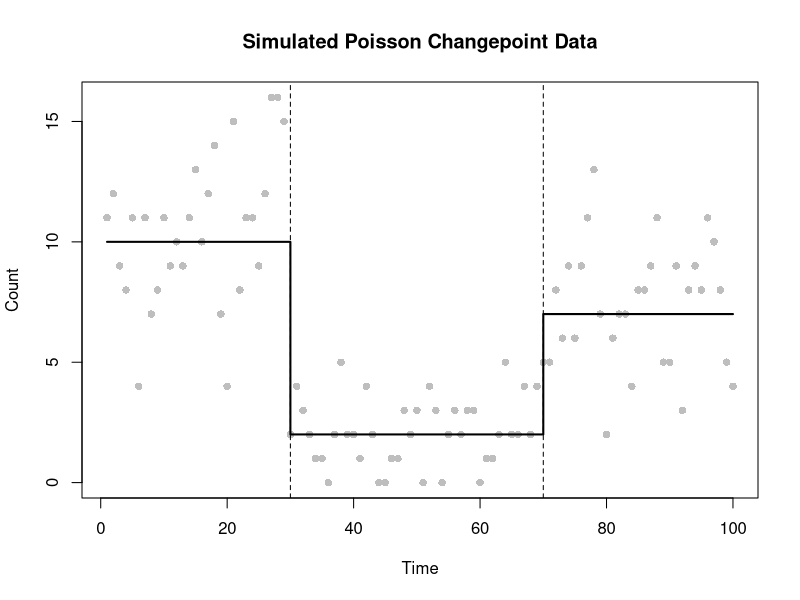
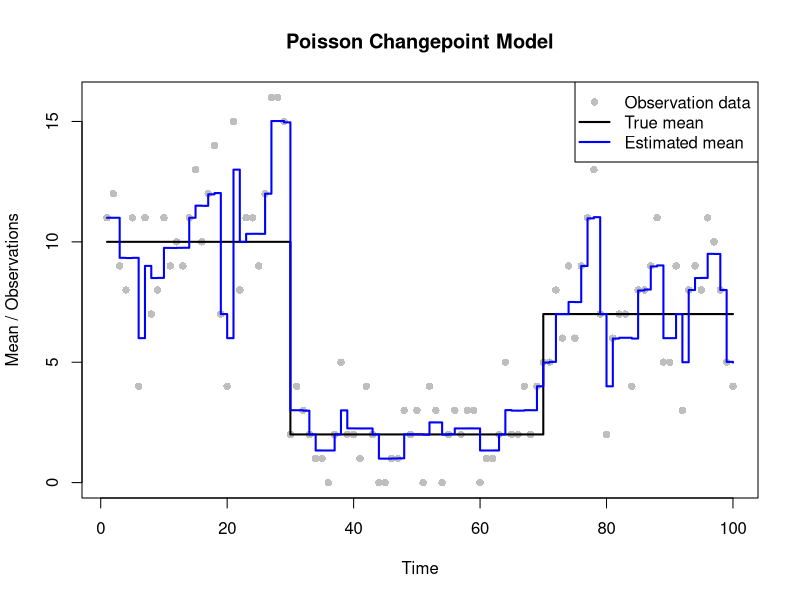
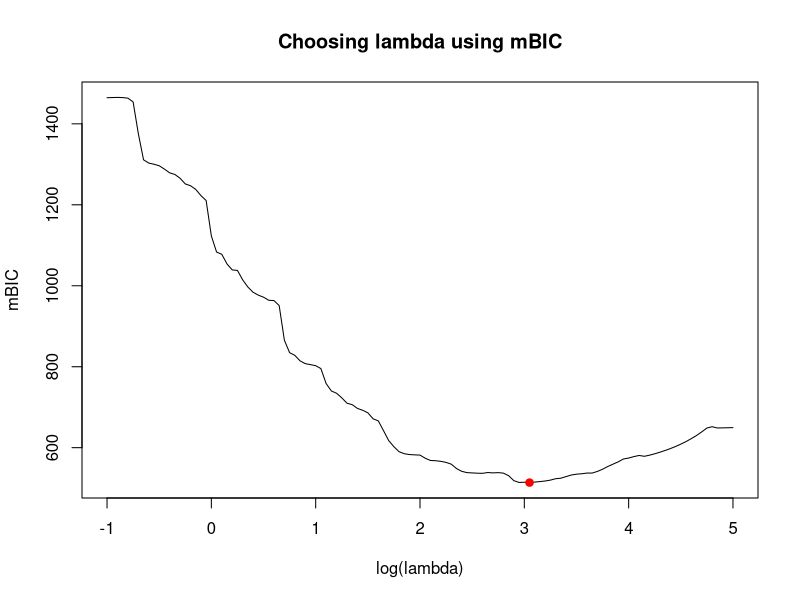
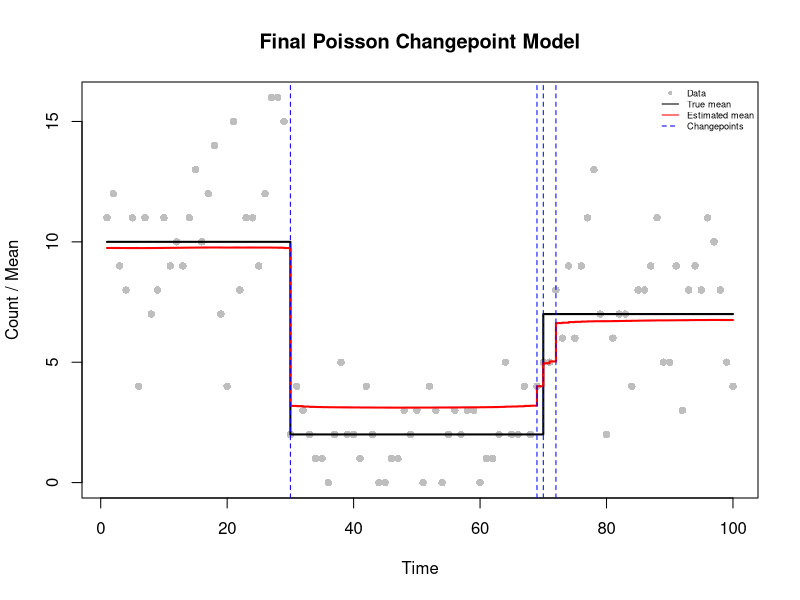
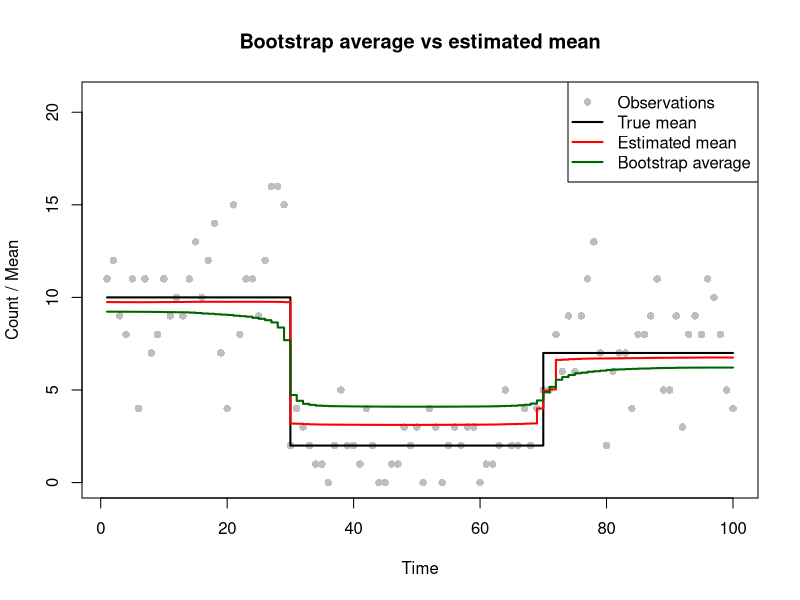
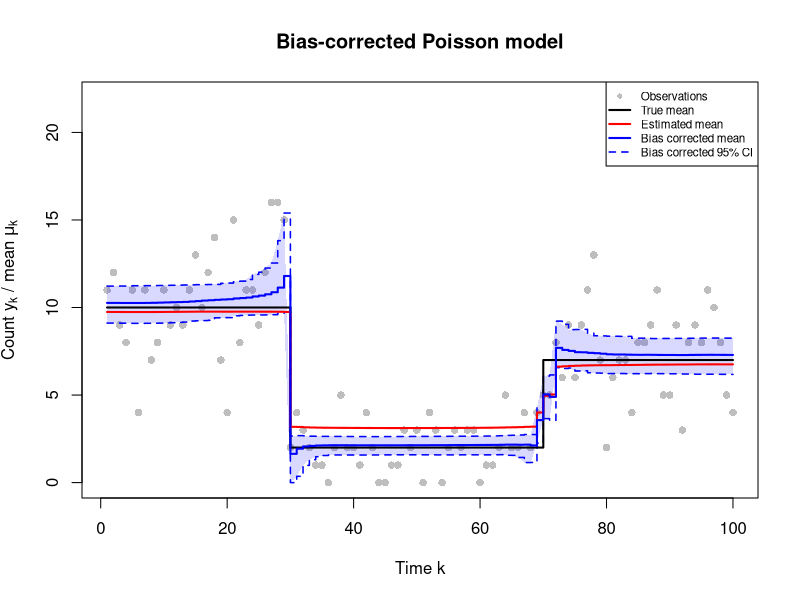

R code for these plots, in order:
# =============================================================================
# Changepoint Estimation
#
#
# GitHub repository: https://github.com/pierrickdb/Group-15-Statistical-Programming
#
# Authors:
# Pierrick de Boer: S3034691
# Fagan Ganbarli: S3015664
# Raneem Alluhaydan: S3044929
#
# Contributions:
# Fagan Ganbarli (33.33%): Task 1-3
# Raneem Alluhaydan (33.33%): Task 4-5
# Pierrick de Boer (33.33%): Task 6-7
#
# Overview:
# Estimate changepoints in Poisson data using a smoothed LASSO penalty.
# Choose lambda by minimising mBIC.
# Use parametric bootstrapping for bias correction and confidence intervals.
#
# Main functions:
# 1. poisson_lasso_objective: Calculates the penalised cost.
# 2. poisson_lasso_grad: Calculates the gradient.
# 3. poisson_lasso_hess: Calculates the Hessian.
# 4. fd_jacobian: Checks derivatives numerically.
# 5. fit_poisson_lasso: Fits the model using BFGS.
# 6. poisson_lasso_edf: Calculates effective degrees of freedom.
# =============================================================================

# Function definitions

# Task 2(a): Objective function

poisson_lasso_objective <- function(beta, y, lambda = 1, eps = 1e-6) {
  
  mu <- exp(cumsum(beta))
  
  neg_loglik <- -sum(dpois(y, lambda = mu, log = TRUE))
  
  penalty <- lambda * sum(sqrt(beta[-1]^2 + eps))
  
  return(neg_loglik + penalty)
}


# Task 2(b): Gradient function

poisson_lasso_grad <- function(beta, y, lambda = 1, eps = 1e-6) {
  
  mu <- exp(cumsum(beta))
  
  grad <- rev(cumsum(rev(mu - y)))
  
  grad[-1] <- grad[-1] +
    lambda * beta[-1] / sqrt(beta[-1]^2 + eps)
  
  return(grad)
}


# Task 2(c): Hessian function

poisson_lasso_hess <- function(beta, y, lambda = 1, eps = 1e-6) {
  
  n <- length(beta)
  mu <- exp(cumsum(beta))
  
  s <- rev(cumsum(rev(mu)))
  
  idx <- outer(1:n, 1:n, pmax)
  H <- matrix(s[idx], n, n)
  
  penalty_hess <- c(0, lambda * eps /
                      (beta[-1]^2 + eps)^(3/2))
  
  diag(H) <- diag(H) + penalty_hess
  
  return(H)
}


# Numerical differentiation
# Applied to the objective to check the gradient,
# and to the gradient to check the Hessian.

fd_jacobian <- function(fn, beta, h = 1e-5) {
  
  n <- length(beta)
  J <- matrix(0, length(fn(beta)), n)
  
  for (i in 1:n) {
    beta_plus <- beta_minus <- beta
    beta_plus[i] <- beta_plus[i] + h
    beta_minus[i] <- beta_minus[i] - h
    
    J[, i] <- (fn(beta_plus) - fn(beta_minus)) / (2 * h)
  }
  
  return(J)
}


# Fit the Poisson LASSO model

fit_poisson_lasso <- function(y, lambda = 1, beta_start = NULL) {
  
  if (is.null(beta_start)) {
    beta_start <- c(log(mean(y)), rep(0, length(y) - 1))
  }
  
  fit <- optim(
    beta_start, poisson_lasso_objective,
    gr = poisson_lasso_grad,
    y = y, lambda = lambda,
    method = "BFGS",
    control = list(maxit = 10000, reltol = 1e-9)
  )
  
  if (fit$convergence != 0) {
    warning(paste("No convergence at lambda =", lambda))
  }
  
  return(fit)
}


# Calculate effective degrees of freedom

poisson_lasso_edf <- function(beta, y, lambda) {
  
  H1 <- poisson_lasso_hess(beta, y, lambda)
  H0 <- poisson_lasso_hess(beta, y, 0)
  
  edf <- sum(diag(solve(H1, H0)))
  
  return(edf)
}



# =============================================================================
# Analysis and testing
# =============================================================================

# Task 1: Generate the data set

set.seed(12345)

n <- 100

time <- 1:n

tau_true <- c(1, 30, 70, n+1) 

m_true <- length(tau_true)-2 

theta_true <- c(10, 2, 7) 

mu_true <- numeric(n) 

for(i in seq_along(theta_true)) {
  mu_true[tau_true[i]:(tau_true[i+1]-1)] <- theta_true[i]
}

y <- rpois(n, lambda = mu_true) ## simulate data y

plot(time, y,
     pch = 16,
     col = "grey",
     xlab = "Time",
     ylab = "Count",
     main = "Simulated Poisson Changepoint Data")

lines(mu_true, 
      col="black", 
      lwd=2, 
      type ="s")

abline(v = tau_true[-c(1,length(tau_true))], 
       lty="dashed")



# Task 2: Checking the gradient and Hessian

beta_test <- c(log(mean(y)), rep(0.05, n - 1))

grad_analytical <- poisson_lasso_grad(beta_test, y)

grad_numerical <- as.vector(fd_jacobian(
  function(b) poisson_lasso_objective(b, y),
  beta_test
))

hess_analytical <- poisson_lasso_hess(beta_test, y)

hess_numerical <- fd_jacobian(
  function(b) poisson_lasso_grad(b, y),
  beta_test
)

max(abs(grad_analytical - grad_numerical))
max(abs(hess_analytical - hess_numerical))

# Gradient error = 4.230387e-07
# Hessian error = 5.817456e-07
# Both are close to zero, confirming the analytical derivatives.


# Task 3: Fit the model with lambda = 1

beta_start <- c(log(mean(y)), rep(0, n - 1))

fit <- fit_poisson_lasso(y, lambda = 1, beta_start = beta_start)


fit$convergence
fit$message

# The model converged with lambda = 1.
# The fitted mean follows the trend but also fits some noise.

beta_hat <- fit$par
mu_hat1 <- exp(cumsum(beta_hat))

# Plot
plot(time, y,
     pch = 16,
     col = "grey",
     xlab = "Time",
     ylab = "Mean / Observations",
     main = "Poisson Changepoint Model")

lines(time, mu_true,
      col = "black",
      lwd = 2,
      type = "s")

lines(time, mu_hat1, col = "blue", lwd = 2, type = "s")

legend("topright",
       legend = c("Observation data",
                  "True mean",
                  "Estimated mean"),
       col = c("grey", "black", "blue"),
       pch = c(16, NA, NA),
       lty = c(NA, 1, 1),
       lwd = c(NA, 2, 2))





# Task 4: Choosing lambda using mBIC

lsp <- seq(-1, 5, by = 0.05)
mbic <- rep(Inf, length(lsp))
edf <- rep(NA_real_, length(lsp))

b0 <- beta_start

for (i in seq_along(lsp)) {
  
  lambda <- exp(lsp[i])
  
  fit_lambda <- fit_poisson_lasso(y, lambda, b0)
  
  if (fit_lambda$convergence != 0) {
    next
  }
  
  beta_lambda <- fit_lambda$par
  
  edf[i] <- poisson_lasso_edf(beta_lambda, y, lambda)
  
  mu_lambda <- exp(cumsum(beta_lambda))
  ll <- sum(dpois(y, mu_lambda, log = TRUE))
  
  mbic[i] <- 3 * (edf[i] - 1) * log(n) - 2 * ll
  
  # Use previous estimates as starting values
  b0 <- beta_lambda
}

i_opt <- which.min(mbic)
lambda_best <- exp(lsp[i_opt])

lambda_best

# mBIC is minimised at log(lambda) = 3, giving lambda = 20.08554.

plot(lsp, mbic, type = "l",
     xlab = "log(lambda)",
     ylab = "mBIC",
     main = "Choosing lambda using mBIC")

points(lsp[i_opt], mbic[i_opt],
       col = "red", pch = 19)




# Task 5: Fit the final model

fit_best <- fit_poisson_lasso(
  y, lambda_best,
  c(log(mean(y)), rep(0, n - 1))
)

# Check convergence
fit_best$convergence

beta_best <- fit_best$par
mu_hat_best <- exp(cumsum(beta_best))

# Number of changepoints
edf_best <- poisson_lasso_edf(beta_best, y, lambda_best)
m_hat <- floor(edf_best - 1)

# Changepoint locations
if (m_hat > 0) {
  tau_hat <- sort(order(abs(beta_best[-1]),
                        decreasing = TRUE)[1:m_hat] + 1)
} else {
  tau_hat <- numeric(0)
}

# Plot
plot(time, y, pch = 16, col = "grey",
     xlab = "Time",
     ylab = "Count / Mean",
     main = "Final Poisson Changepoint Model")

lines(time, mu_true, col = "black",
      lwd = 2, type = "s")

lines(time, mu_hat_best, col = "red",
      lwd = 2, type = "s")

abline(v = tau_hat, col = "blue", lty = 2)

legend("topright", cex = 0.55,
         legend = c("Data", "True mean",
                  "Estimated mean", "Changepoints"),
       col = c("grey", "black", "red", "blue"),
       pch = c(16, NA, NA, NA),
       lty = c(NA, 1, 1, 2),
       bty = "n")

# Final results
lambda_best
m_hat
tau_hat

# EDF = 5.864, giving 4 estimated changepoints.
# Estimated locations: 30, 69, 70 and 72.
# True locations: 30 and 70.
# The change near 70 is split into several estimated changepoints.
# The penalty shrinks the estimated mean changes.


# Task 6: Parametric bootstrap

# Bootstrap variation estimates uncertainty in the fitted mean.
# Reflecting the quantiles gives bias-corrected confidence limits.

B <- 200
mu_boot <- matrix(NA, nrow = B, ncol = n)  

conv_boot <- numeric(B)

set.seed(1)

for (j in 1:B) {
  
  y_sim <- rpois(n, lambda = mu_hat_best)       
  
  # simulate from best fitted model
  
  b_start <- c(log(mean(y_sim)), rep(0, n - 1))
  
  
  fit_sim <- fit_poisson_lasso(
    y_sim, lambda_best,
    beta_start = b_start
  )
  
  conv_boot[j] <- fit_sim$convergence
  
  #sanity check if not converges
  if (fit_sim$convergence != 0) {
    warning(paste("No convergence in bootstrap sample", j))
    next
  }
  
  mu_boot[j, ] <- exp(cumsum(fit_sim$par))
}

# Number of non-converged fits 
sum(conv_boot != 0)

# Average bootstrap mean function
mu_bar <- colMeans(mu_boot, na.rm = TRUE)

# Iterpretation of the average boot strap: 
# The bootstraped average may be further from the true mean
# because the simulations start from an already biased estimate.

# Plot: data, true mean, estimate, bootstrap average

plot(time, y, pch = 16, col = "grey",
     ylim = c(0, 1.3 * max(y, mu_true, mu_hat_best, mu_bar)),
     xlab = "Time", ylab = "Count / Mean",
     main = "Bootstrap average vs estimated mean")
lines(time, mu_true, col = "black", lwd = 2, type = "s")
lines(time, mu_hat_best, col = "red", lwd = 2, type = "s")
lines(time, mu_bar, col = "darkgreen", lwd = 2, type = "s")
legend("topright",
       legend = c("Observations", "True mean", "Estimated mean",
                  "Bootstrap average"),
       col = c("grey", "black", "red", "darkgreen"),
       pch = c(16, NA, NA, NA), lty = c(NA, 1, 1, 1), lwd = c(NA, 2, 2, 2))

# Bias corrected mean function: mu_hat_best - (mu_bar - mu_hat_best)
mu_bc <- 2 * mu_hat_best - mu_bar

# 95% bootstrap quantiles at each time point
q_L <- apply(mu_boot, 2, quantile, probs = 0.025, na.rm = TRUE)
q_U <- apply(mu_boot, 2, quantile, probs = 0.975, na.rm = TRUE)

# estimate the variability of the fitted mean.
q_L_bc <- pmax(2 * mu_hat_best - q_U, 0)
q_U_bc <- 2 * mu_hat_best - q_L


# Task 7: Final plot

ylim <- c(0, 22) 

plot(time, y, pch = 16, col = "grey",
     ylim = ylim,
     xlab = "Time k", ylab = expression("Count " * y[k] * " / mean " * mu[k]),
     main = "Bias-corrected Poisson model")

polygon(c(time, rev(time)), c(q_L_bc, rev(q_U_bc)),
        col = adjustcolor("blue", alpha.f = 0.15), border = NA)

lines(time, q_L_bc, col = "blue", lty = 2, lwd = 1.5, type = "s")
lines(time, q_U_bc, col = "blue", lty = 2, lwd = 1.5, type = "s")
lines(time, mu_true, col = "black", lwd = 2, type = "s")
lines(time, mu_hat_best, col = "red", lwd = 2, type = "s")
lines(time, mu_bc, col = "blue", lwd = 2, type = "s")

legend("topright", cex = 0.7,
       legend = c("Observations", "True mean", "Estimated mean",
                  "Bias corrected mean", "Bias corrected 95% CI"),
       col = c("grey", "black", "red", "blue", "blue"),
       pch = c(16, NA, NA, NA, NA),
       lty = c(NA, 1, 1, 1, 2),
       lwd = c(NA, 2, 2, 2, 1.5),
       bg = "white")

# Interpretation of the final plot:

#   (1) Shrinkage and bias correction
#   mu_hat is pulled towards the overall mean. It is too low in the
#   high segments and too high in the low middle segment. The bias
#   correction removes most of this error.
#   Evidence: in the middle segment, mu_hat is around 3.1 and mu_bc around 2.1,
#   while the true mean is 2. In the outer segments, mu_hat is around 9.8 and
#   6.7, mu_bc around 10.5 and 7.3, while the true means are 10 and 7.

round(c(mu_hat = mean(mu_hat_best[31:68]), mu_bc = mean(mu_bc[31:68])), 1)

#   Interpretation: the penalty shrinks the segment levels towards each other.
#   The boottrap fits are shrunk again relative to mu_hat, so
#   mu_bar - mu_hat estimates this shrinkage, and subtracting it moves mu_hat
#   back towards the truth. The correction works best in the middle segment,
#   where the shrinkage is largest. In the outer segments it slightly
#   overcorrect (by around 0.3to0.5) because the bias estimates is noisy.

#   (2) Band width and overshoot at the change points
#   the 95% band is narrow within segments but widens sharply just
#   before the jumps, and mu_bc overshoots before the first jump.
#   Evidence: mu_bc rises from around 10.7 at k = 25 to around 11.8 at around k = 29.
#   The band is around 1-2 wide within segments but around 5.7 wide at around k = 29.

round(mu_bc[29], 1)

#   Interpretation: the bootstrap fits disagree on where exactly the jump is.
#   Their average mu_bar therefor has a smoothed ramp instead of a sharp
#   step, so it lies below mu_hat just before the jump. As a result,
#   mu_bc = 2*mu_hat - mu_bar is pushed above mu_hat there. The quantiles
#   at these points mix fits from before and after the jump, which makes the
#   band wide. Within a segment only the level is uncertain. At a jump the
#   location is uncertain as well.

#   (3) Pointwise coverage of the true mean
#   the band contains the true mean at 97 of 100 time points.
#   Evidence: coverage is 0.97, and the misses are at k = 69, 70 and 71.

mean(q_L_bc <= mu_true & mu_true <= q_U_bc)
which(!(q_L_bc <= mu_true & mu_true <= q_U_bc))

#   Interpretation: 0.97 is close to the nominal 95%. All misses are at the
#   second jump where the fit spreads the step an
#   intermediate level of around 4 to 5, while the true mean jumps directly from
#   2 to 7. The band is pointwise, not simultaneous, and this is a single
#   dataset with correlated time points. So 0.97 shows the band behaves
#   reasonably here but it is not an estimate of the true coverage
#   probability.
